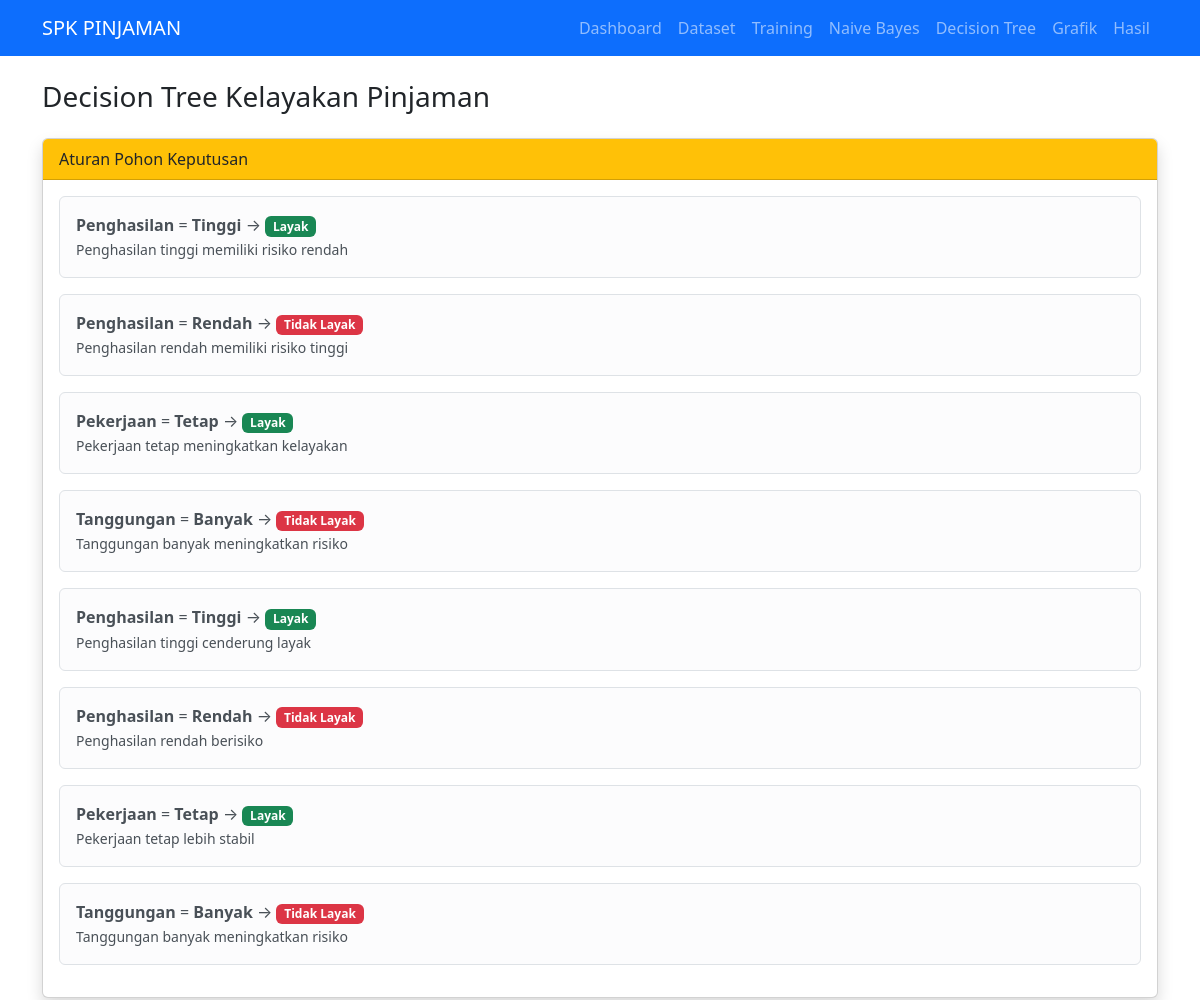
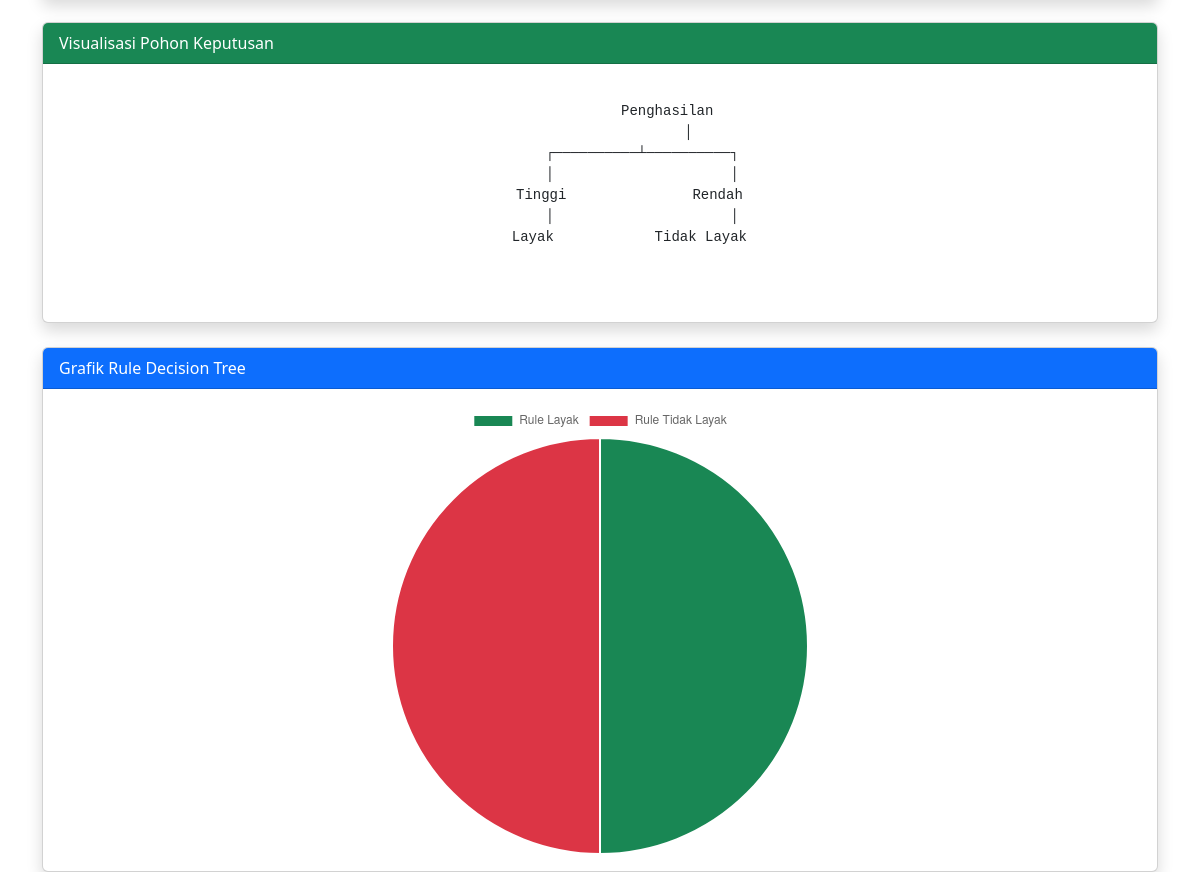
Screenshot of /decision_tree.php with the database file from the repository (2 pictures, top to bottom).
### tables this page shows
CREATE TABLE `decision_tree` (
  `id_tree` int(11) NOT NULL,
  `atribut` varchar(50) DEFAULT NULL,
  `nilai` varchar(50) DEFAULT NULL,
  `hasil` varchar(50) DEFAULT NULL,
  `keterangan` text DEFAULT NULL
);

### decision_tree.php (the view)
<?php
include 'header.php';
include 'koneksi.php';
?>
<h3 class="mb-4">
Decision Tree Kelayakan Pinjaman
</h3>
<div class="card shadow">
<div class="card-header bg-warning">
Aturan Pohon Keputusan
</div>
<div class="card-body">
<?php
$data=mysqli_query(
$koneksi,
"SELECT * FROM decision_tree"
);
while($d=mysqli_fetch_array($data))
{
?>
<div class="alert alert-light border">
<b><?= $d['atribut'] ?></b>
=
<b><?= $d['nilai'] ?></b>
→
<?php
if($d['hasil']=="Layak")
{
echo "<span class='badge bg-success'>Layak</span>";
}
else
{
echo "<span class='badge bg-danger'>Tidak Layak</span>";
}
?>
<br>
<small>
<?= $d['keterangan'] ?>
</small>
</div>
<?php } ?>
</div>
</div>
<br>
<div class="card shadow">
<div class="card-header bg-success text-white">
Visualisasi Pohon Keputusan
</div>
<div class="card-body text-center">
<pre>
                Penghasilan
                     │
          ┌──────────┴──────────┐
          │                     │
       Tinggi               Rendah
          │                     │
       Layak            Tidak Layak
</pre>
</div>
</div>
<br>
<div class="card shadow">
<div class="card-header bg-primary text-white">
Grafik Rule Decision Tree
</div>
<div class="card-body">
<div style="width:450px;margin:auto">
<canvas id="grafikTree"></canvas>
</div>
</div>
</div>
<script>
new Chart(
document.getElementById('grafikTree'),
{
type:'pie',
data:{
labels:[
'Rule Layak',
'Rule Tidak Layak'
],
datasets:[{
data:[
<?=
mysqli_num_rows(
mysqli_query(
$koneksi,
"SELECT * FROM decision_tree
WHERE hasil='Layak'"
)
);
?>,
<?=
mysqli_num_rows(
mysqli_query(
$koneksi,
"SELECT * FROM decision_tree
WHERE hasil='Tidak Layak'"
)
);
?>
],
backgroundColor:[
'#198754',
'#dc3545'
]
}]
}
}
);
</script>

### header.php (shortened to what this page needs)
<!DOCTYPE html>
<html>
<head>
<link href="https://cdn.jsdelivr.net/npm/bootstrap@5.3.3/dist/css/bootstrap.min.css" rel="stylesheet">
</head>
<body>
<nav class="navbar navbar-expand-lg navbar-dark bg-primary">
<div class="container">
<a class="navbar-brand" href="index.php">
SPK PINJAMAN
</a>
<div
class="collapse navbar-collapse"
id="menu">
<ul class="navbar-nav ms-auto">
<li class="nav-item">
<a class="nav-link" href="index.php">
Dashboard
</a>
</li>
<li class="nav-item">
<a class="nav-link" href="dataset.php">
Dataset
</a>
</li>
<li class="nav-item">
<a class="nav-link" href="training.php">
Training
</a>
</li>
<li class="nav-item">
<a class="nav-link" href="naive_bayes.php">
Naive Bayes
</a>
</li>
<li class="nav-item">
<a class="nav-link" href="decision_tree.php">
Decision Tree
</a>
</li>
<li class="nav-item">
<a class="nav-link" href="grafik.php">
Grafik
</a>
</li>
<li class="nav-item">
<a class="nav-link" href="hasil.php">
Hasil
</a>
</li>
</ul>
</div>
</div>
</nav>
<div class="container mt-4">

### rows the page displays
decision_tree: atribut "Penghasilan", nilai "Tinggi", hasil "Layak", keterangan "Penghasilan tinggi memiliki risiko rendah"
decision_tree: atribut "Penghasilan", nilai "Rendah", hasil "Tidak Layak", keterangan "Penghasilan rendah memiliki risiko tinggi"
decision_tree: atribut "Pekerjaan", nilai "Tetap", hasil "Layak", keterangan "Pekerjaan tetap meningkatkan kelayakan"
decision_tree: atribut "Tanggungan", nilai "Banyak", hasil "Tidak Layak", keterangan "Tanggungan banyak meningkatkan risiko"
decision_tree: atribut "Penghasilan", nilai "Tinggi", hasil "Layak", keterangan "Penghasilan tinggi cenderung layak"
decision_tree: atribut "Penghasilan", nilai "Rendah", hasil "Tidak Layak", keterangan "Penghasilan rendah berisiko"
decision_tree: atribut "Pekerjaan", nilai "Tetap", hasil "Layak", keterangan "Pekerjaan tetap lebih stabil"
decision_tree: atribut "Tanggungan", nilai "Banyak", hasil "Tidak Layak", keterangan "Tanggungan banyak meningkatkan risiko"
